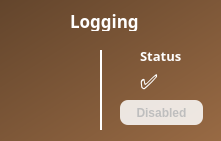
   <widget class="QFrame" name="frame_9">
    <property name="geometry">
     <rect>
      <x>50</x>
      <y>470</y>
      <width>221</width>
      <height>141</height>
     </rect>
    </property>
    <property name="styleSheet">
     <string notr="true">QFrame {
	background: qlineargradient(spread:pad, x1:0, y1:0, x2:1, y2:1, stop:0 rgba(99, 69, 44, 255), stop:1 rgba(152, 106, 68, 255));
	border-radius: 12px;
}</string>
    </property>
    <property name="frameShape">
     <enum>QFrame::StyledPanel</enum>
    </property>
    <property name="frameShadow">
     <enum>QFrame::Raised</enum>
    </property>
    <widget class="QLabel" name="label_26">
     <property name="geometry">
      <rect>
       <x>70</x>
       <y>10</y>
       <width>81</width>
       <height>21</height>
      </rect>
     </property>
     <property name="font">
      <font>
       <family>Sans Serif</family>
       <pointsize>13</pointsize>
       <weight>75</weight>
       <italic>false</italic>
       <bold>true</bold>
       <strikeout>false</strikeout>
       <kerning>true</kerning>
      </font>
     </property>
     <property name="styleSheet">
      <string notr="true">QLabel {
	text-align: center;
	background: transparent;
	color: white;
}</string>
     </property>
     <property name="text">
      <string>Logging</string>
     </property>
     <property name="textFormat">
      <enum>Qt::PlainText</enum>
     </property>
    </widget>
    <widget class="QLabel" name="lbl_iconLogging">
     <property name="geometry">
      <rect>
       <x>20</x>
       <y>60</y>
       <width>62</width>
       <height>62</height>
      </rect>
     </property>
     <property name="styleSheet">
      <string notr="true">QLabel {
	background: transparent;
}</string>
     </property>
     <property name="pixmap">
      <pixmap>../../Downloads/log.png</pixmap>
     </property>
     <property name="scaledContents">
      <bool>true</bool>
     </property>
    </widget>
    <widget class="QFrame" name="frame_19">
     <property name="geometry">
      <rect>
       <x>100</x>
       <y>50</y>
       <width>2</width>
       <height>80</height>
      </rect>
     </property>
     <property name="styleSheet">
      <string notr="true">QFrame {
	background: white;
}</string>
     </property>
     <property name="frameShape">
      <enum>QFrame::StyledPanel</enum>
     </property>
     <property name="frameShadow">
      <enum>QFrame::Raised</enum>
     </property>
     <widget class="QFrame" name="frame_20">
      <property name="geometry">
       <rect>
        <x>20</x>
        <y>0</y>
        <width>2</width>
        <height>80</height>
       </rect>
      </property>
      <property name="styleSheet">
       <string notr="true">QFrame {
	background: white;
}</string>
      </property>
      <property name="frameShape">
       <enum>QFrame::StyledPanel</enum>
      </property>
      <property name="frameShadow">
       <enum>QFrame::Raised</enum>
      </property>
     </widget>
    </widget>
    <widget class="QLabel" name="label_40">
     <property name="geometry">
      <rect>
       <x>140</x>
       <y>40</y>
       <width>51</width>
       <height>31</height>
      </rect>
     </property>
     <property name="font">
      <font>
       <family>Sans Serif</family>
       <pointsize>10</pointsize>
       <weight>75</weight>
       <italic>false</italic>
       <bold>true</bold>
       <strikeout>false</strikeout>
       <kerning>true</kerning>
      </font>
     </property>
     <property name="styleSheet">
      <string notr="true">QLabel {
	text-align: center;
	background: transparent;
	color: white;
}</string>
     </property>
     <property name="text">
      <string>Status</string>
     </property>
     <property name="textFormat">
      <enum>Qt::PlainText</enum>
     </property>
    </widget>
    <widget class="QPushButton" name="btn_checkLogging">
     <property name="enabled">
      <bool>false</bool>
     </property>
     <property name="geometry">
      <rect>
       <x>120</x>
       <y>100</y>
       <width>83</width>
       <height>25</height>
      </rect>
     </property>
     <property name="cursor">
      <cursorShape>PointingHandCursor</cursorShape>
     </property>
     <property name="styleSheet">
      <string notr="true">QPushButton {
	background: rgba(255, 255, 255, 215);
	border-radius: 8px;
	font-weight: bold;
}</string>
     </property>
     <property name="text">
      <string>Disabled</string>
     </property>
    </widget>
    <widget class="QLabel" name="lbl_loggingResult">
     <property name="geometry">
      <rect>
       <x>140</x>
       <y>70</y>
       <width>41</width>
       <height>21</height>
      </rect>
     </property>
     <property name="font">
      <font>
       <family>0xProto Nerd Font</family>
       <pointsize>16</pointsize>
       <weight>75</weight>
       <italic>false</italic>
       <bold>true</bold>
       <strikeout>false</strikeout>
       <kerning>true</kerning>
      </font>
     </property>
     <property name="styleSheet">
      <string notr="true">QLabel {
	text-align: center;
	background: transparent;
	color: white;
	qproperty-alignment: AlignCenter;
}</string>
     </property>
     <property name="text">
      <string>✅️</string>
     </property>
     <property name="textFormat">
      <enum>Qt::PlainText</enum>
     </property>
    </widget>
   </widget>
